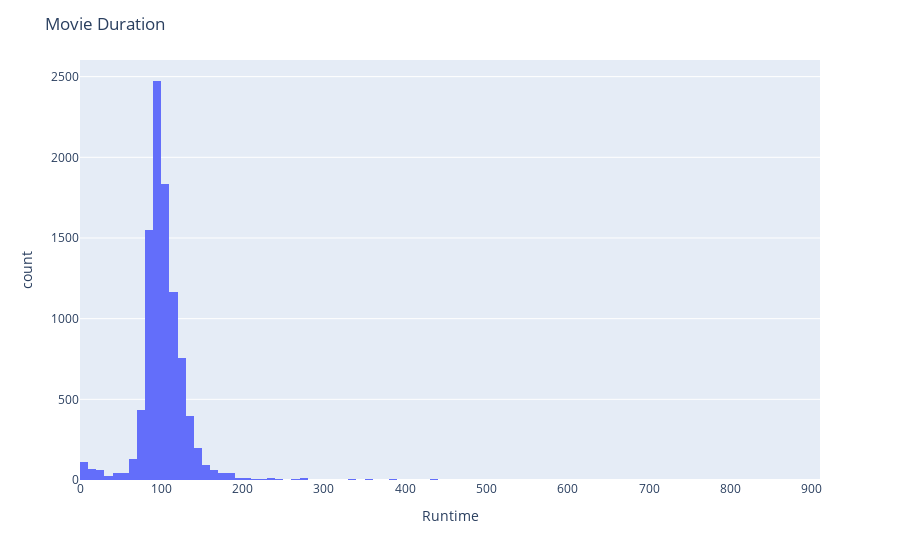

Write notebook code for a chart like this one.
### Code cell
import plotly.express as px

fig = px.histogram(df, x="Runtime", nbins=100)  # Adjust nbins as needed
fig.update_layout(title="Movie Duration")
fig.show()

### Figure 1 — Plotly figure (JSON) as saved in the notebook; plotly's stock layout.template omitted (floating-point values rounded to 4 significant figures; data arrays with more than 128 entries replaced by an {"elided": "..."} marker saying what was removed)
{"data": [{"bingroup": "x", "hovertemplate": "Runtime=%{x}<br>count=%{y}<extra></extra>", "legendgroup": "", "marker": {"color": "#636efa", "pattern": {"shape": ""}}, "name": "", "nbinsx": 100, "orientation": "v", "showlegend": false, "type": "histogram", "x": {"elided": "9662 float values"}, "xaxis": "x", "yaxis": "y"}], "layout": {"barmode": "relative", "legend": {"tracegroupgap": 0}, "margin": {"t": 60}, "title": {"text": "Movie Duration"}, "xaxis": {"anchor": "y", "domain": [0, 1], "title": {"text": "Runtime"}}, "yaxis": {"anchor": "x", "domain": [0, 1], "title": {"text": "count"}}}}
